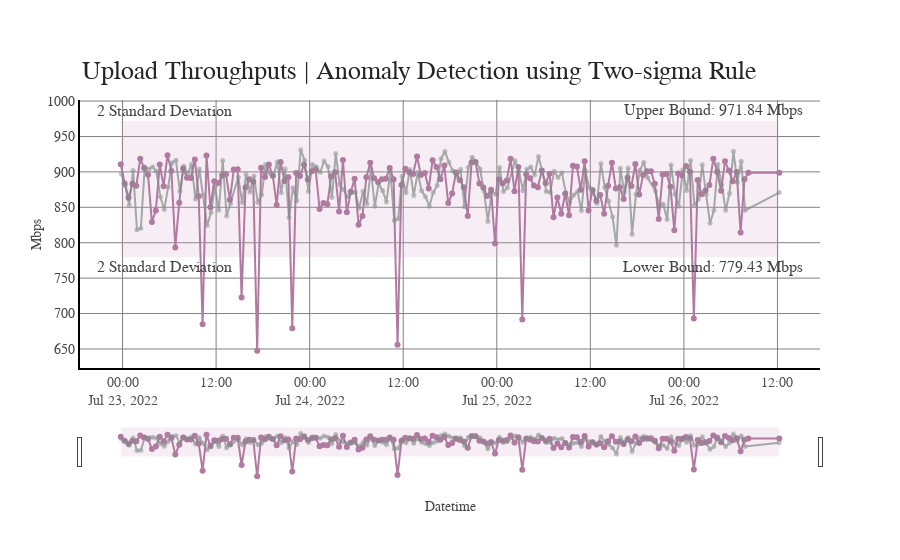

The code cell stored with this chart in its notebook:
### Code cell
plot_speed_three_sigma_detection(df = speed_df[(speed_df.direction == 'upload')],
                           last_x_days = 5,
                           date_col = 'datetime', 
                           y_col = 'speed', 
                           title_text = 'Upload Throughputs | Anomaly Detection using Two-sigma Rule',
                           num_sigma = 2
)

### Figure 1 — Plotly figure (JSON) as saved in the notebook; plotly's stock layout.template omitted (floating-point values rounded to 4 significant figures; data arrays with more than 128 entries replaced by an {"elided": "..."} marker saying what was removed)
{"data": [{"fill": "toself", "fillcolor": "rgba(212,166,200,0.2)", "hoverinfo": "skip", "line": {"color": "rgba(255,255,255,0)"}, "mode": "lines+markers", "showlegend": false, "type": "scatter", "x": {"elided": "326 str values"}, "y": {"elided": "326 float values"}}, {"hovertemplate": "<b>Wired + 60 GHz</b><br><b>Throughput: </b> %{y} Mbps<br><b>Datetime: </b>: %{x|%Y/%m/%d %H:%M:%S (%a)}<br><extra></extra>", "line": {"color": "rgb(176,122,161)"}, "mode": "lines+markers", "showlegend": false, "type": "scatter", "x": {"elided": "163 str values"}, "y": {"elided": "163 float values"}}, {"hovertemplate": "<b>Wired</b><br><b>Throughput: </b> %{y} Mbps<br><b>Datetime: </b>: %{x|%Y/%m/%d %H:%M:%S (%a)}<br><extra></extra>", "line": {"color": "rgb(128,138,135)"}, "marker": {"opacity": 0.7, "size": 5}, "mode": "lines+markers", "name": "wired", "opacity": 0.7, "showlegend": false, "type": "scatter", "x": {"elided": "159 str values"}, "y": {"elided": "159 float values"}}], "layout": {"annotations": [{"font": {"family": "Arial", "size": 16}, "showarrow": false, "text": "2 Standard Deviation", "x": 0.02, "xanchor": "left", "xref": "paper", "y": 971.8, "yanchor": "bottom"}, {"font": {"family": "Arial", "size": 16}, "showarrow": false, "text": "Upper Bound: 971.84 Mbps", "x": 0.98, "xanchor": "right", "xref": "paper", "y": 971.8, "yanchor": "bottom"}, {"font": {"family": "Arial", "size": 16}, "showarrow": false, "text": "2 Standard Deviation", "x": 0.02, "xanchor": "left", "xref": "paper", "y": 779.4, "yanchor": "top"}, {"font": {"family": "Arial", "size": 16}, "showarrow": false, "text": "Lower Bound: 779.43 Mbps", "x": 0.98, "xanchor": "right", "xref": "paper", "y": 779.4, "yanchor": "top"}, {"font": {"color": "rgb(37,37,37)", "family": "Arial", "size": 26}, "showarrow": false, "text": "Upload Throughputs | Anomaly Detection using Two-sigma Rule", "x": 0, "xanchor": "left", "xref": "paper", "y": 1.05, "yanchor": "bottom", "yref": "paper"}], "autosize": true, "font": {"family": "Arial"}, "hoverlabel": {"bgcolor": "white", "font": {"family": "Arial", "size": 12}}, "paper_bgcolor": "rgba(0, 0, 0, 0)", "plot_bgcolor": "rgba(0, 0, 0, 0)", "title": {"font": {"family": "Arial"}}, "xaxis": {"autorange": true, "gridcolor": "grey", "linecolor": "black", "linewidth": 2, "range": ["2022-07-22 18:52:03.0581", "2022-07-26 17:07:51.9419"], "rangeslider": {"autorange": true, "range": ["2022-07-22 18:52:03.0581", "2022-07-26 17:07:51.9419"], "visible": true, "yaxis": {"_template": null, "rangemode": "match"}}, "showline": true, "showticklabels": true, "tickfont": {"color": "rgb(82, 82, 82)", "family": "Arial", "size": 14}, "title": {"text": "Datetime"}, "type": "date"}, "yaxis": {"autorange": true, "gridcolor": "grey", "linecolor": "black", "linewidth": 2, "range": [623.9, 999.2], "showline": true, "tickfont": {"size": 14}, "title": {"text": "Mbps"}, "type": "linear"}}}
